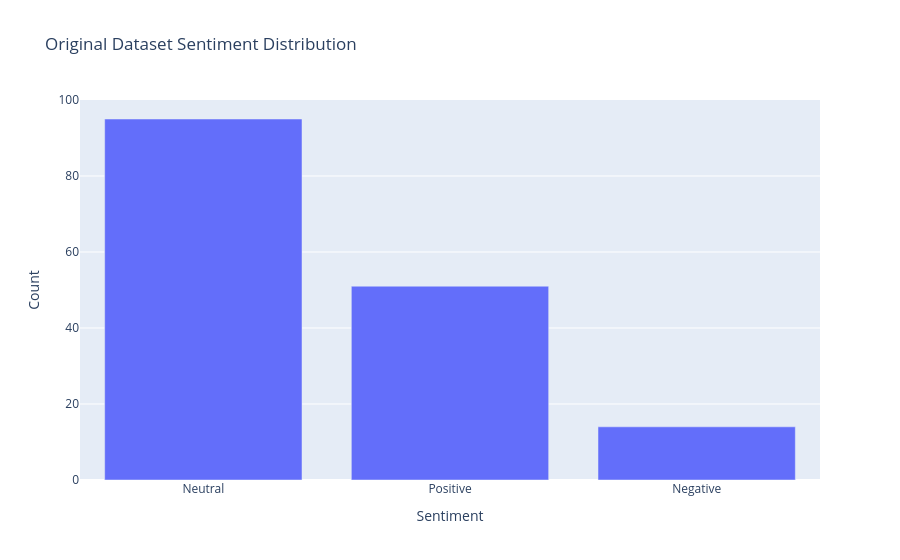

Source (notebook cell):
### Code cell
sentiment_counts = df_original['sentiment'].value_counts()
fig = px.bar(sentiment_counts, x=sentiment_counts.index.tolist(), y=sentiment_counts.values,
             labels={'x': 'Sentiment', 'y': 'Count'}, title="Original Dataset Sentiment Distribution")
fig.show()

### Figure 1 — Plotly figure (JSON) as saved in the notebook; plotly's stock layout.template omitted (floating-point values rounded to 4 significant figures)
{"data": [{"alignmentgroup": "True", "hovertemplate": "Sentiment=%{x}<br>Count=%{y}<extra></extra>", "legendgroup": "", "marker": {"color": "#636efa", "pattern": {"shape": ""}}, "name": "", "offsetgroup": "", "orientation": "v", "showlegend": false, "textposition": "auto", "type": "bar", "x": ["Neutral", "Positive", "Negative"], "xaxis": "x", "y": [95, 51, 14], "yaxis": "y"}], "layout": {"autosize": true, "barmode": "relative", "legend": {"tracegroupgap": 0}, "title": {"text": "Original Dataset Sentiment Distribution"}, "xaxis": {"anchor": "y", "autorange": true, "domain": [0, 1], "range": [-0.5, 2.5], "title": {"text": "Sentiment"}, "type": "category"}, "yaxis": {"anchor": "x", "autorange": true, "domain": [0, 1], "range": [0, 100], "title": {"text": "Count"}, "type": "linear"}}}
